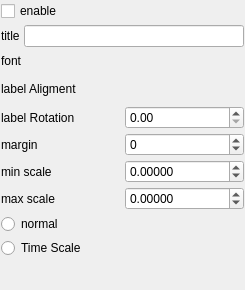
<?xml version="1.0" encoding="UTF-8"?>
<ui version="4.0">
 <class>SAQwtAxisSetWidget</class>
 <widget class="QWidget" name="SAQwtAxisSetWidget">
  <property name="geometry">
   <rect>
    <x>0</x>
    <y>0</y>
    <width>245</width>
    <height>290</height>
   </rect>
  </property>
  <property name="windowTitle">
   <string>Axis Set</string>
  </property>
  <layout class="QVBoxLayout" name="verticalLayout">
   <property name="spacing">
    <number>4</number>
   </property>
   <property name="leftMargin">
    <number>1</number>
   </property>
   <property name="topMargin">
    <number>1</number>
   </property>
   <property name="rightMargin">
    <number>1</number>
   </property>
   <property name="bottomMargin">
    <number>1</number>
   </property>
   <item>
    <widget class="QCheckBox" name="checkBoxEnable">
     <property name="text">
      <string>enable</string>
     </property>
    </widget>
   </item>
   <item>
    <layout class="QHBoxLayout" name="horizontalLayoutTitle">
     <property name="spacing">
      <number>4</number>
     </property>
     <item>
      <widget class="QLabel" name="labelTitle">
       <property name="text">
        <string>title</string>
       </property>
      </widget>
     </item>
     <item>
      <widget class="QLineEdit" name="lineEditTitle"/>
     </item>
    </layout>
   </item>
   <item>
    <layout class="QHBoxLayout" name="horizontalLayoutFont">
     <property name="spacing">
      <number>4</number>
     </property>
     <item>
      <widget class="QLabel" name="labelFont">
       <property name="text">
        <string>font</string>
       </property>
      </widget>
     </item>
     <item>
      <widget class="SAFontSetWidget" name="fontSetWidget" native="true">
       <property name="sizePolicy">
        <sizepolicy hsizetype="Expanding" vsizetype="Fixed">
         <horstretch>0</horstretch>
         <verstretch>0</verstretch>
        </sizepolicy>
       </property>
       <property name="minimumSize">
        <size>
         <width>0</width>
         <height>20</height>
        </size>
       </property>
      </widget>
     </item>
    </layout>
   </item>
   <item>
    <layout class="QHBoxLayout" name="horizontalLayoutAligment">
     <property name="spacing">
      <number>4</number>
     </property>
     <item>
      <widget class="QLabel" name="labelAligment">
       <property name="text">
        <string>label Aligment</string>
       </property>
      </widget>
     </item>
     <item>
      <widget class="SAAligmentSetWidget" name="aligmentSetWidget" native="true"/>
     </item>
    </layout>
   </item>
   <item>
    <layout class="QGridLayout" name="gridLayout">
     <item row="0" column="0">
      <widget class="QLabel" name="labelRotation">
       <property name="text">
        <string>label Rotation</string>
       </property>
      </widget>
     </item>
     <item row="0" column="1">
      <widget class="QDoubleSpinBox" name="doubleSpinBoxRotation"/>
     </item>
     <item row="1" column="0">
      <widget class="QLabel" name="labelMargin">
       <property name="text">
        <string>margin</string>
       </property>
      </widget>
     </item>
     <item row="1" column="1">
      <widget class="QSpinBox" name="spinBoxMargin">
       <property name="minimum">
        <number>-10</number>
       </property>
      </widget>
     </item>
     <item row="2" column="0">
      <widget class="QLabel" name="labelMinScale">
       <property name="text">
        <string>min scale</string>
       </property>
      </widget>
     </item>
     <item row="2" column="1">
      <widget class="QDoubleSpinBox" name="doubleSpinBoxMin">
       <property name="decimals">
        <number>5</number>
       </property>
       <property name="minimum">
        <double>-10000000000000000735758738477112498397576062152177456799245857901351759143802190202050679656153088.000000000000000</double>
       </property>
       <property name="maximum">
        <double>100000000000000001463069523067487303097004298786465505927861078716979636425114821591040.000000000000000</double>
       </property>
      </widget>
     </item>
     <item row="3" column="0">
      <widget class="QLabel" name="labelMaxScale">
       <property name="text">
        <string>max scale</string>
       </property>
      </widget>
     </item>
     <item row="3" column="1">
      <widget class="QDoubleSpinBox" name="doubleSpinBoxMax">
       <property name="decimals">
        <number>5</number>
       </property>
       <property name="minimum">
        <double>-100000000000000004188152556421145795899143386664033828314342771180699648.000000000000000</double>
       </property>
       <property name="maximum">
        <double>999999999999999949387135297074018866963645011013410073083904.000000000000000</double>
       </property>
      </widget>
     </item>
    </layout>
   </item>
   <item>
    <widget class="QRadioButton" name="radioButtonNormal">
     <property name="text">
      <string>normal</string>
     </property>
    </widget>
   </item>
   <item>
    <widget class="QRadioButton" name="radioButtonTimeScale">
     <property name="text">
      <string>Time Scale</string>
     </property>
    </widget>
   </item>
   <item>
    <widget class="SATimeFormatSetWidget" name="dateTimeScaleSetWidget" native="true"/>
   </item>
  </layout>
 </widget>
 <customwidgets>
  <customwidget>
   <class>SAFontSetWidget</class>
   <extends>QWidget</extends>
   <header>SAFontSetWidget.h</header>
   <container>1</container>
  </customwidget>
  <customwidget>
   <class>SAAligmentSetWidget</class>
   <extends>QWidget</extends>
   <header>SAAligmentSetWidget.h</header>
   <container>1</container>
  </customwidget>
  <customwidget>
   <class>SATimeFormatSetWidget</class>
   <extends>QWidget</extends>
   <header>SATimeFormatSetWidget.h</header>
   <container>1</container>
  </customwidget>
 </customwidgets>
 <resources/>
 <connections>
  <connection>
   <sender>radioButtonTimeScale</sender>
   <signal>clicked(bool)</signal>
   <receiver>dateTimeScaleSetWidget</receiver>
   <slot>setVisible(bool)</slot>
   <hints>
    <hint type="sourcelabel">
     <x>64</x>
     <y>251</y>
    </hint>
    <hint type="destinationlabel">
     <x>148</x>
     <y>277</y>
    </hint>
   </hints>
  </connection>
 </connections>
</ui>
